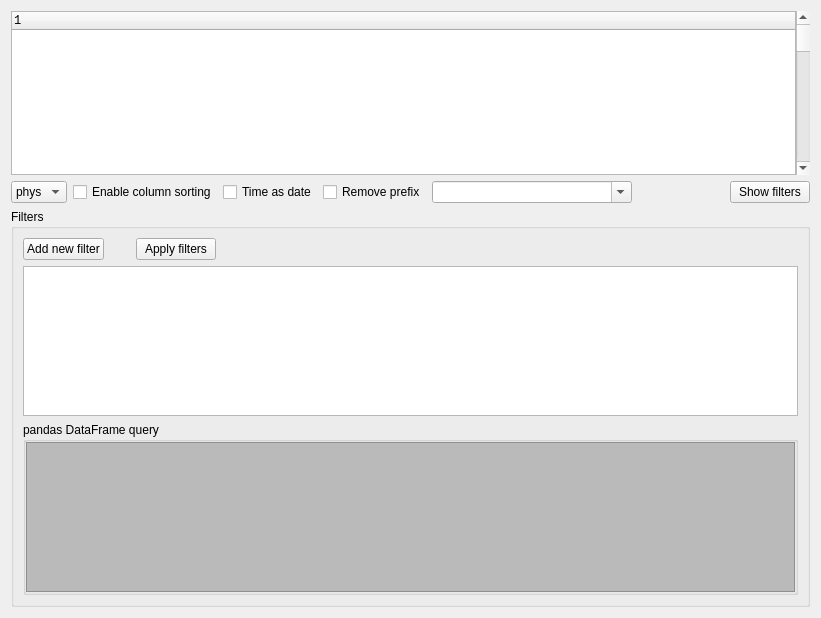
<?xml version="1.0" encoding="UTF-8"?>
<ui version="4.0">
 <class>TabularDisplay</class>
 <widget class="QWidget" name="TabularDisplay">
  <property name="geometry">
   <rect>
    <x>0</x>
    <y>0</y>
    <width>821</width>
    <height>618</height>
   </rect>
  </property>
  <property name="windowTitle">
   <string>Form</string>
  </property>
  <layout class="QVBoxLayout" name="verticalLayout" stretch="1,0,0">
   <item>
    <layout class="QHBoxLayout" name="horizontalLayout">
     <property name="spacing">
      <number>0</number>
     </property>
     <item>
      <widget class="QTreeWidget" name="tree">
       <property name="font">
        <font>
         <family>Lucida Console</family>
        </font>
       </property>
       <property name="verticalScrollBarPolicy">
        <enum>Qt::ScrollBarAlwaysOff</enum>
       </property>
       <property name="selectionBehavior">
        <enum>QAbstractItemView::SelectRows</enum>
       </property>
       <property name="uniformRowHeights">
        <bool>true</bool>
       </property>
       <property name="allColumnsShowFocus">
        <bool>true</bool>
       </property>
       <attribute name="headerHighlightSections">
        <bool>true</bool>
       </attribute>
       <attribute name="headerShowSortIndicator" stdset="0">
        <bool>false</bool>
       </attribute>
       <column>
        <property name="text">
         <string notr="true">1</string>
        </property>
       </column>
      </widget>
     </item>
     <item>
      <widget class="QScrollBar" name="tree_scroll">
       <property name="maximum">
        <number>9999</number>
       </property>
       <property name="singleStep">
        <number>1</number>
       </property>
       <property name="pageStep">
        <number>10</number>
       </property>
       <property name="orientation">
        <enum>Qt::Vertical</enum>
       </property>
       <property name="invertedAppearance">
        <bool>false</bool>
       </property>
      </widget>
     </item>
    </layout>
   </item>
   <item>
    <layout class="QHBoxLayout" name="horizontalLayout_2">
     <item>
      <widget class="QComboBox" name="format_selection">
       <item>
        <property name="text">
         <string>phys</string>
        </property>
       </item>
       <item>
        <property name="text">
         <string>hex</string>
        </property>
       </item>
       <item>
        <property name="text">
         <string>bin</string>
        </property>
       </item>
      </widget>
     </item>
     <item>
      <widget class="QCheckBox" name="sort">
       <property name="text">
        <string>Enable column sorting</string>
       </property>
      </widget>
     </item>
     <item>
      <widget class="QCheckBox" name="time_as_date">
       <property name="text">
        <string>Time as date</string>
       </property>
      </widget>
     </item>
     <item>
      <widget class="QCheckBox" name="remove_prefix">
       <property name="text">
        <string>Remove prefix</string>
       </property>
      </widget>
     </item>
     <item>
      <widget class="QComboBox" name="prefix">
       <property name="minimumSize">
        <size>
         <width>200</width>
         <height>0</height>
        </size>
       </property>
       <property name="editable">
        <bool>true</bool>
       </property>
      </widget>
     </item>
     <item>
      <spacer name="horizontalSpacer_3">
       <property name="orientation">
        <enum>Qt::Horizontal</enum>
       </property>
       <property name="sizeHint" stdset="0">
        <size>
         <width>40</width>
         <height>20</height>
        </size>
       </property>
      </spacer>
     </item>
     <item>
      <widget class="QPushButton" name="toggle_filters_btn">
       <property name="text">
        <string>Show filters</string>
       </property>
       <property name="icon">
        <iconset resource="resource.qrc">
         <normaloff>:/down.png</normaloff>:/down.png</iconset>
       </property>
      </widget>
     </item>
    </layout>
   </item>
   <item>
    <widget class="QGroupBox" name="filters_group">
     <property name="title">
      <string>Filters</string>
     </property>
     <layout class="QGridLayout" name="gridLayout_3" columnstretch="0,0,0,1">
      <item row="0" column="0">
       <widget class="QPushButton" name="add_filter_btn">
        <property name="text">
         <string>Add new filter</string>
        </property>
        <property name="icon">
         <iconset resource="resource.qrc">
          <normaloff>:/plus.png</normaloff>:/plus.png</iconset>
        </property>
       </widget>
      </item>
      <item row="0" column="1">
       <spacer name="horizontalSpacer">
        <property name="orientation">
         <enum>Qt::Horizontal</enum>
        </property>
        <property name="sizeHint" stdset="0">
         <size>
          <width>20</width>
          <height>20</height>
         </size>
        </property>
       </spacer>
      </item>
      <item row="0" column="2">
       <widget class="QPushButton" name="apply_filters_btn">
        <property name="text">
         <string>Apply filters</string>
        </property>
        <property name="icon">
         <iconset resource="resource.qrc">
          <normaloff>:/filter.png</normaloff>:/filter.png</iconset>
        </property>
       </widget>
      </item>
      <item row="0" column="3">
       <spacer name="horizontalSpacer_2">
        <property name="orientation">
         <enum>Qt::Horizontal</enum>
        </property>
        <property name="sizeHint" stdset="0">
         <size>
          <width>559</width>
          <height>20</height>
         </size>
        </property>
       </spacer>
      </item>
      <item row="1" column="0" colspan="4">
       <widget class="MinimalListWidget" name="filters">
        <property name="maximumSize">
         <size>
          <width>16777215</width>
          <height>150</height>
         </size>
        </property>
       </widget>
      </item>
      <item row="2" column="0" colspan="4">
       <widget class="QGroupBox" name="groupBox">
        <property name="sizePolicy">
         <sizepolicy hsizetype="Preferred" vsizetype="Minimum">
          <horstretch>0</horstretch>
          <verstretch>0</verstretch>
         </sizepolicy>
        </property>
        <property name="minimumSize">
         <size>
          <width>0</width>
          <height>30</height>
         </size>
        </property>
        <property name="title">
         <string>pandas DataFrame query</string>
        </property>
        <layout class="QGridLayout" name="gridLayout">
         <property name="leftMargin">
          <number>0</number>
         </property>
         <property name="topMargin">
          <number>0</number>
         </property>
         <property name="rightMargin">
          <number>0</number>
         </property>
         <property name="bottomMargin">
          <number>0</number>
         </property>
         <property name="spacing">
          <number>0</number>
         </property>
         <item row="0" column="0">
          <widget class="QTextEdit" name="query">
           <property name="sizePolicy">
            <sizepolicy hsizetype="Expanding" vsizetype="MinimumExpanding">
             <horstretch>0</horstretch>
             <verstretch>0</verstretch>
            </sizepolicy>
           </property>
           <property name="minimumSize">
            <size>
             <width>0</width>
             <height>7</height>
            </size>
           </property>
           <property name="maximumSize">
            <size>
             <width>16777215</width>
             <height>150</height>
            </size>
           </property>
           <property name="font">
            <font>
             <family>Lucida Console</family>
            </font>
           </property>
           <property name="styleSheet">
            <string notr="true">background-color: rgb(186, 186, 186);</string>
           </property>
           <property name="readOnly">
            <bool>true</bool>
           </property>
          </widget>
         </item>
        </layout>
       </widget>
      </item>
     </layout>
    </widget>
   </item>
  </layout>
 </widget>
 <customwidgets>
  <customwidget>
   <class>MinimalListWidget</class>
   <extends>QListWidget</extends>
   <header>asammdf/gui/widgets/list.h</header>
  </customwidget>
 </customwidgets>
 <resources>
  <include location="resource.qrc"/>
 </resources>
 <connections/>
</ui>
